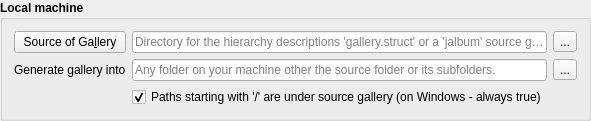
         <widget class="QGroupBox" name="gbLocalMachine">
          <property name="sizePolicy">
           <sizepolicy hsizetype="Expanding" vsizetype="Preferred">
            <horstretch>0</horstretch>
            <verstretch>0</verstretch>
           </sizepolicy>
          </property>
          <property name="font">
           <font>
            <family>Arial</family>
            <weight>75</weight>
            <bold>true</bold>
           </font>
          </property>
          <property name="title">
           <string>Local machine</string>
          </property>
          <layout class="QGridLayout" name="gridLayout_5">
           <item row="0" column="0">
            <widget class="QPushButton" name="btnSelectSourceGallery">
             <property name="font">
              <font>
               <family>Arial</family>
               <weight>50</weight>
               <bold>false</bold>
              </font>
             </property>
             <property name="toolTip">
              <string>Click for history!</string>
             </property>
             <property name="text">
              <string>Source of Ga&amp;llery</string>
             </property>
             <property name="flat">
              <bool>false</bool>
             </property>
            </widget>
           </item>
           <item row="0" column="1">
            <widget class="QLineEdit" name="edtSourceGallery">
             <property name="font">
              <font>
               <family>Arial</family>
               <weight>50</weight>
               <bold>false</bold>
              </font>
             </property>
             <property name="placeholderText">
              <string>Directory for the hierarchy descriptions 'gallery.struct' or a 'jalbum' source gallery</string>
             </property>
            </widget>
           </item>
           <item row="0" column="2">
            <widget class="QToolButton" name="btnBrowseSource">
             <property name="font">
              <font>
               <family>Arial</family>
               <weight>50</weight>
               <bold>false</bold>
              </font>
             </property>
             <property name="text">
              <string>...</string>
             </property>
            </widget>
           </item>
           <item row="1" column="0">
            <widget class="QLabel" name="label_17">
             <property name="font">
              <font>
               <family>Arial</family>
               <weight>50</weight>
               <bold>false</bold>
              </font>
             </property>
             <property name="text">
              <string>Generate gallery into</string>
             </property>
             <property name="buddy">
              <cstring>edtDestGallery</cstring>
             </property>
            </widget>
           </item>
           <item row="1" column="1">
            <widget class="QLineEdit" name="edtDestGallery">
             <property name="font">
              <font>
               <family>Arial</family>
               <weight>50</weight>
               <bold>false</bold>
              </font>
             </property>
             <property name="placeholderText">
              <string>Any folder on your machine other the source folder or its subfolders.</string>
             </property>
            </widget>
           </item>
           <item row="2" column="1">
            <widget class="QCheckBox" name="chkSourceRelativePerSign">
             <property name="font">
              <font>
               <family>Arial</family>
               <weight>50</weight>
               <bold>false</bold>
              </font>
             </property>
             <property name="text">
              <string>Paths starting with '/' are under source gallery (on Windows - always true)</string>
             </property>
             <property name="checkable">
              <bool>true</bool>
             </property>
             <property name="checked">
              <bool>true</bool>
             </property>
            </widget>
           </item>
           <item row="1" column="2">
            <widget class="QToolButton" name="btnBrowseDestination">
             <property name="font">
              <font>
               <family>Arial</family>
               <weight>50</weight>
               <bold>false</bold>
              </font>
             </property>
             <property name="text">
              <string>...</string>
             </property>
            </widget>
           </item>
          </layout>
         </widget>
